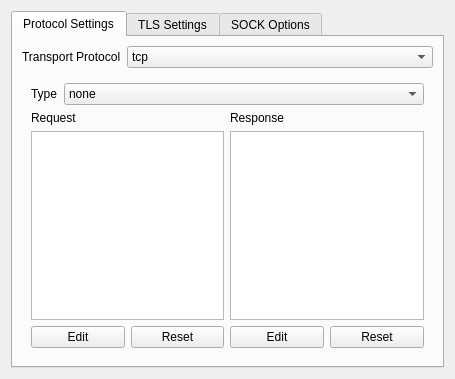
<?xml version="1.0" encoding="UTF-8"?>
<ui version="4.0">
 <class>StreamSettingsWidget</class>
 <widget class="QWidget" name="StreamSettingsWidget">
  <property name="geometry">
   <rect>
    <x>0</x>
    <y>0</y>
    <width>455</width>
    <height>379</height>
   </rect>
  </property>
  <property name="windowTitle">
   <string>Stream Settings Widget</string>
  </property>
  <layout class="QGridLayout" name="gridLayout">
   <item row="0" column="0">
    <widget class="QTabWidget" name="tabWidget">
     <property name="currentIndex">
      <number>0</number>
     </property>
     <widget class="QWidget" name="tab_3">
      <attribute name="title">
       <string>Protocol Settings</string>
      </attribute>
      <layout class="QGridLayout" name="gridLayout_3">
       <item row="1" column="0">
        <widget class="QStackedWidget" name="v2rayStackView">
         <property name="sizePolicy">
          <sizepolicy hsizetype="Minimum" vsizetype="Preferred">
           <horstretch>0</horstretch>
           <verstretch>0</verstretch>
          </sizepolicy>
         </property>
         <property name="minimumSize">
          <size>
           <width>1</width>
           <height>0</height>
          </size>
         </property>
         <property name="currentIndex">
          <number>0</number>
         </property>
         <widget class="QWidget" name="tcpStackPage">
          <layout class="QGridLayout" name="gridLayout_2" rowstretch="0,0,1,0">
           <item row="0" column="0" colspan="4">
            <layout class="QHBoxLayout" name="horizontalLayout" stretch="0,1">
             <item>
              <widget class="QLabel" name="label">
               <property name="text">
                <string>Type</string>
               </property>
              </widget>
             </item>
             <item>
              <widget class="QComboBox" name="tcpHeaderTypeCB">
               <item>
                <property name="text">
                 <string notr="true">none</string>
                </property>
               </item>
               <item>
                <property name="text">
                 <string notr="true">http</string>
                </property>
               </item>
              </widget>
             </item>
            </layout>
           </item>
           <item row="2" column="0" colspan="2">
            <widget class="QPlainTextEdit" name="tcpRequestTxt">
             <property name="sizePolicy">
              <sizepolicy hsizetype="Preferred" vsizetype="Preferred">
               <horstretch>0</horstretch>
               <verstretch>0</verstretch>
              </sizepolicy>
             </property>
             <property name="lineWrapMode">
              <enum>QPlainTextEdit::NoWrap</enum>
             </property>
             <property name="readOnly">
              <bool>true</bool>
             </property>
             <property name="plainText">
              <string/>
             </property>
             <property name="backgroundVisible">
              <bool>false</bool>
             </property>
             <property name="placeholderText">
              <string notr="true"/>
             </property>
            </widget>
           </item>
           <item row="2" column="2" colspan="2">
            <widget class="QPlainTextEdit" name="tcpRespTxt">
             <property name="sizePolicy">
              <sizepolicy hsizetype="Preferred" vsizetype="Preferred">
               <horstretch>0</horstretch>
               <verstretch>0</verstretch>
              </sizepolicy>
             </property>
             <property name="lineWrapMode">
              <enum>QPlainTextEdit::NoWrap</enum>
             </property>
             <property name="readOnly">
              <bool>true</bool>
             </property>
             <property name="plainText">
              <string/>
             </property>
             <property name="placeholderText">
              <string notr="true"/>
             </property>
            </widget>
           </item>
           <item row="3" column="0">
            <widget class="QPushButton" name="tcpRequestEditBtn">
             <property name="text">
              <string>Edit</string>
             </property>
            </widget>
           </item>
           <item row="3" column="1">
            <widget class="QPushButton" name="tcpRequestDefBtn">
             <property name="text">
              <string>Reset</string>
             </property>
            </widget>
           </item>
           <item row="3" column="2">
            <widget class="QPushButton" name="tcpResponseEditBtn">
             <property name="text">
              <string>Edit</string>
             </property>
            </widget>
           </item>
           <item row="3" column="3">
            <widget class="QPushButton" name="tcpRespDefBtn">
             <property name="text">
              <string>Reset</string>
             </property>
            </widget>
           </item>
           <item row="1" column="2" colspan="2">
            <widget class="QLabel" name="label_3">
             <property name="text">
              <string>Response</string>
             </property>
            </widget>
           </item>
           <item row="1" column="0" colspan="2">
            <widget class="QLabel" name="label_2">
             <property name="text">
              <string>Request</string>
             </property>
            </widget>
           </item>
          </layout>
         </widget>
         <widget class="QWidget" name="httpStackPage">
          <layout class="QFormLayout" name="formLayout_8">
           <item row="0" column="0">
            <widget class="QLabel" name="label_32">
             <property name="text">
              <string>Method</string>
             </property>
            </widget>
           </item>
           <item row="0" column="1">
            <widget class="QLineEdit" name="httpMethodTxt"/>
           </item>
           <item row="1" column="0">
            <widget class="QLabel" name="label_5">
             <property name="text">
              <string>Path</string>
             </property>
            </widget>
           </item>
           <item row="1" column="1">
            <widget class="QLineEdit" name="httpPathTxt">
             <property name="placeholderText">
              <string notr="true">/</string>
             </property>
            </widget>
           </item>
           <item row="2" column="0">
            <widget class="QLabel" name="label_4">
             <property name="text">
              <string>Host</string>
             </property>
            </widget>
           </item>
           <item row="2" column="1">
            <widget class="QPlainTextEdit" name="httpHostTxt">
             <property name="placeholderText">
              <string notr="true">myhost.mydomain.com</string>
             </property>
            </widget>
           </item>
           <item row="3" column="0" colspan="2">
            <widget class="QLabel" name="label_33">
             <property name="text">
              <string>Headers (TODO)</string>
             </property>
            </widget>
           </item>
          </layout>
         </widget>
         <widget class="QWidget" name="wsStackPage">
          <layout class="QGridLayout" name="gridLayout_9" rowstretch="0,0,1">
           <item row="0" column="0">
            <layout class="QFormLayout" name="formLayout_7">
             <item row="0" column="0">
              <widget class="QLabel" name="label_7">
               <property name="text">
                <string>Path</string>
               </property>
              </widget>
             </item>
             <item row="1" column="0">
              <widget class="QLabel" name="label_12">
               <property name="text">
                <string>Max Early Data</string>
               </property>
              </widget>
             </item>
             <item row="0" column="1">
              <widget class="QLineEdit" name="wsPathTxt">
               <property name="text">
                <string/>
               </property>
               <property name="placeholderText">
                <string notr="true">/wsPath</string>
               </property>
              </widget>
             </item>
             <item row="1" column="1">
              <widget class="QSpinBox" name="wsEarlyDataSB">
               <property name="minimum">
                <number>0</number>
               </property>
               <property name="maximum">
                <number>99999</number>
               </property>
               <property name="value">
                <number>1024</number>
               </property>
              </widget>
             </item>
             <item row="2" column="0">
              <widget class="QLabel" name="label_25">
               <property name="text">
                <string>Browser Forwarding</string>
               </property>
              </widget>
             </item>
             <item row="2" column="1">
              <widget class="QCheckBox" name="wsBrowserForwardCB">
               <property name="text">
                <string>Enabled</string>
               </property>
              </widget>
             </item>
             <item row="3" column="0">
              <widget class="QLabel" name="label_30">
               <property name="text">
                <string>Early Data Header</string>
               </property>
              </widget>
             </item>
             <item row="3" column="1">
              <widget class="QLineEdit" name="wsEarlyDataHeaderTxt"/>
             </item>
            </layout>
           </item>
           <item row="2" column="0">
            <widget class="QPlainTextEdit" name="wsHeadersTxt">
             <property name="placeholderText">
              <string notr="true">Key|Value</string>
             </property>
            </widget>
           </item>
           <item row="1" column="0">
            <widget class="QLabel" name="label_26">
             <property name="text">
              <string>Headers</string>
             </property>
            </widget>
           </item>
          </layout>
         </widget>
         <widget class="QWidget" name="mKCPStackPage">
          <layout class="QFormLayout" name="formLayout_5">
           <item row="0" column="0">
            <widget class="QLabel" name="label_16">
             <property name="text">
              <string>Header</string>
             </property>
            </widget>
           </item>
           <item row="0" column="1">
            <widget class="QComboBox" name="kcpHeaderType">
             <property name="sizePolicy">
              <sizepolicy hsizetype="MinimumExpanding" vsizetype="Fixed">
               <horstretch>0</horstretch>
               <verstretch>0</verstretch>
              </sizepolicy>
             </property>
             <item>
              <property name="text">
               <string notr="true">none</string>
              </property>
             </item>
             <item>
              <property name="text">
               <string notr="true">srtp</string>
              </property>
             </item>
             <item>
              <property name="text">
               <string notr="true">utp</string>
              </property>
             </item>
             <item>
              <property name="text">
               <string notr="true">wechat-video</string>
              </property>
             </item>
             <item>
              <property name="text">
               <string notr="true">dtls</string>
              </property>
             </item>
             <item>
              <property name="text">
               <string notr="true">wireguard</string>
              </property>
             </item>
            </widget>
           </item>
           <item row="1" column="0">
            <widget class="QLabel" name="label_13">
             <property name="text">
              <string>Seed</string>
             </property>
            </widget>
           </item>
           <item row="1" column="1">
            <widget class="QLineEdit" name="kcpSeedTxt"/>
           </item>
           <item row="2" column="0">
            <widget class="QLabel" name="label_23">
             <property name="text">
              <string>Capacity</string>
             </property>
             <property name="alignment">
              <set>Qt::AlignRight|Qt::AlignTrailing|Qt::AlignVCenter</set>
             </property>
            </widget>
           </item>
           <item row="2" column="1">
            <layout class="QHBoxLayout" name="horizontalLayout_5" stretch="1,1">
             <item>
              <widget class="QSpinBox" name="kcpUploadCapacSB">
               <property name="suffix">
                <string notr="true"> MB/s</string>
               </property>
               <property name="prefix">
                <string>Up: </string>
               </property>
               <property name="maximum">
                <number>4096</number>
               </property>
               <property name="value">
                <number>5</number>
               </property>
              </widget>
             </item>
             <item>
              <widget class="QSpinBox" name="kcpDownCapacitySB">
               <property name="minimumSize">
                <size>
                 <width>80</width>
                 <height>0</height>
                </size>
               </property>
               <property name="suffix">
                <string notr="true"> MB/s</string>
               </property>
               <property name="prefix">
                <string>Down: </string>
               </property>
               <property name="maximum">
                <number>4096</number>
               </property>
               <property name="value">
                <number>20</number>
               </property>
              </widget>
             </item>
            </layout>
           </item>
           <item row="3" column="0">
            <widget class="QLabel" name="label_22">
             <property name="text">
              <string>Buffer Size</string>
             </property>
             <property name="alignment">
              <set>Qt::AlignRight|Qt::AlignTrailing|Qt::AlignVCenter</set>
             </property>
            </widget>
           </item>
           <item row="3" column="1">
            <layout class="QHBoxLayout" name="horizontalLayout_6" stretch="1,1">
             <item>
              <widget class="QSpinBox" name="kcpWriteBufferSB">
               <property name="suffix">
                <string notr="true"> MB</string>
               </property>
               <property name="prefix">
                <string>Write Size: </string>
               </property>
               <property name="maximum">
                <number>1024</number>
               </property>
               <property name="value">
                <number>2</number>
               </property>
              </widget>
             </item>
             <item>
              <widget class="QSpinBox" name="kcpReadBufferSB">
               <property name="suffix">
                <string notr="true"> MB</string>
               </property>
               <property name="prefix">
                <string>Read Size: </string>
               </property>
               <property name="maximum">
                <number>1024</number>
               </property>
               <property name="value">
                <number>2</number>
               </property>
              </widget>
             </item>
            </layout>
           </item>
           <item row="4" column="0">
            <widget class="QLabel" name="label_24">
             <property name="text">
              <string>Congestion</string>
             </property>
            </widget>
           </item>
           <item row="4" column="1">
            <widget class="QCheckBox" name="kcpCongestionCB">
             <property name="text">
              <string>Congestion</string>
             </property>
            </widget>
           </item>
           <item row="5" column="0">
            <widget class="QLabel" name="label_15">
             <property name="text">
              <string>Options</string>
             </property>
            </widget>
           </item>
           <item row="5" column="1">
            <layout class="QHBoxLayout" name="horizontalLayout_3">
             <item>
              <widget class="QLabel" name="label_8">
               <property name="text">
                <string>MTU</string>
               </property>
              </widget>
             </item>
             <item>
              <widget class="QSpinBox" name="kcpMTU">
               <property name="sizePolicy">
                <sizepolicy hsizetype="MinimumExpanding" vsizetype="Fixed">
                 <horstretch>0</horstretch>
                 <verstretch>0</verstretch>
                </sizepolicy>
               </property>
               <property name="suffix">
                <string notr="true"> B</string>
               </property>
               <property name="minimum">
                <number>576</number>
               </property>
               <property name="maximum">
                <number>1460</number>
               </property>
               <property name="value">
                <number>1350</number>
               </property>
              </widget>
             </item>
             <item>
              <widget class="QLabel" name="label_10">
               <property name="text">
                <string>TTI</string>
               </property>
              </widget>
             </item>
             <item>
              <widget class="QSpinBox" name="kcpTTI">
               <property name="sizePolicy">
                <sizepolicy hsizetype="MinimumExpanding" vsizetype="Fixed">
                 <horstretch>0</horstretch>
                 <verstretch>0</verstretch>
                </sizepolicy>
               </property>
               <property name="suffix">
                <string notr="true"> ms</string>
               </property>
               <property name="minimum">
                <number>10</number>
               </property>
               <property name="maximum">
                <number>100</number>
               </property>
               <property name="value">
                <number>50</number>
               </property>
              </widget>
             </item>
            </layout>
           </item>
          </layout>
         </widget>
         <widget class="QWidget" name="dsStackPage">
          <layout class="QFormLayout" name="formLayout_2">
           <item row="0" column="0">
            <widget class="QLabel" name="label_17">
             <property name="text">
              <string>Path</string>
             </property>
            </widget>
           </item>
           <item row="0" column="1">
            <widget class="QLineEdit" name="dsPathTxt">
             <property name="text">
              <string/>
             </property>
             <property name="placeholderText">
              <string notr="true">/dsPath</string>
             </property>
            </widget>
           </item>
          </layout>
         </widget>
         <widget class="QWidget" name="quicStackPage">
          <layout class="QFormLayout" name="formLayout_3">
           <item row="0" column="0">
            <widget class="QLabel" name="label_18">
             <property name="text">
              <string>Security</string>
             </property>
            </widget>
           </item>
           <item row="0" column="1">
            <widget class="QComboBox" name="quicSecurityCB">
             <item>
              <property name="text">
               <string notr="true">none</string>
              </property>
             </item>
             <item>
              <property name="text">
               <string notr="true">aes-128-gcm</string>
              </property>
             </item>
             <item>
              <property name="text">
               <string notr="true">chacha20-poly1305</string>
              </property>
             </item>
            </widget>
           </item>
           <item row="1" column="0">
            <widget class="QLabel" name="label_19">
             <property name="text">
              <string>Key</string>
             </property>
            </widget>
           </item>
           <item row="1" column="1">
            <widget class="QLineEdit" name="quicKeyTxt">
             <property name="text">
              <string/>
             </property>
             <property name="placeholderText">
              <string>keys</string>
             </property>
            </widget>
           </item>
           <item row="2" column="0">
            <widget class="QLabel" name="label_20">
             <property name="text">
              <string>Headers</string>
             </property>
            </widget>
           </item>
           <item row="2" column="1">
            <widget class="QComboBox" name="quicHeaderTypeCB">
             <item>
              <property name="text">
               <string notr="true">none</string>
              </property>
             </item>
             <item>
              <property name="text">
               <string notr="true">srtp</string>
              </property>
             </item>
             <item>
              <property name="text">
               <string notr="true">utp</string>
              </property>
             </item>
             <item>
              <property name="text">
               <string notr="true">wechat-video</string>
              </property>
             </item>
             <item>
              <property name="text">
               <string notr="true">dtls</string>
              </property>
             </item>
             <item>
              <property name="text">
               <string notr="true">wireguard</string>
              </property>
             </item>
            </widget>
           </item>
           <item row="3" column="0">
            <spacer name="verticalSpacer_2">
             <property name="orientation">
              <enum>Qt::Vertical</enum>
             </property>
             <property name="sizeHint" stdset="0">
              <size>
               <width>20</width>
               <height>40</height>
              </size>
             </property>
            </spacer>
           </item>
          </layout>
         </widget>
         <widget class="QWidget" name="page">
          <layout class="QFormLayout" name="formLayout_6">
           <item row="0" column="0">
            <widget class="QLabel" name="label_11">
             <property name="text">
              <string>Service Name</string>
             </property>
            </widget>
           </item>
           <item row="0" column="1">
            <widget class="QLineEdit" name="grpcServiceNameTxt"/>
           </item>
          </layout>
         </widget>
        </widget>
       </item>
       <item row="0" column="0">
        <layout class="QHBoxLayout" name="horizontalLayout_2" stretch="0,1">
         <item>
          <widget class="QLabel" name="transportLabel">
           <property name="text">
            <string>Transport Protocol</string>
           </property>
          </widget>
         </item>
         <item>
          <widget class="QComboBox" name="transportCombo">
           <item>
            <property name="text">
             <string notr="true">tcp</string>
            </property>
           </item>
           <item>
            <property name="text">
             <string notr="true">http</string>
            </property>
           </item>
           <item>
            <property name="text">
             <string notr="true">ws</string>
            </property>
           </item>
           <item>
            <property name="text">
             <string notr="true">kcp</string>
            </property>
           </item>
           <item>
            <property name="text">
             <string notr="true">domainsocket</string>
            </property>
           </item>
           <item>
            <property name="text">
             <string notr="true">quic</string>
            </property>
           </item>
           <item>
            <property name="text">
             <string notr="true">grpc</string>
            </property>
           </item>
          </widget>
         </item>
        </layout>
       </item>
      </layout>
     </widget>
     <widget class="QWidget" name="tab">
      <attribute name="title">
       <string>TLS Settings</string>
      </attribute>
      <layout class="QFormLayout" name="formLayout">
       <item row="0" column="0">
        <widget class="QLabel" name="label_21">
         <property name="text">
          <string>Security Type</string>
         </property>
        </widget>
       </item>
       <item row="0" column="1">
        <widget class="QComboBox" name="securityTypeCB">
         <item>
          <property name="text">
           <string notr="true">None</string>
          </property>
         </item>
         <item>
          <property name="text">
           <string notr="true">TLS</string>
          </property>
         </item>
        </widget>
       </item>
       <item row="1" column="0" colspan="2">
        <widget class="QCheckBox" name="disableSessionResumptionCB">
         <property name="text">
          <string>Disable Session Resumption</string>
         </property>
         <property name="checked">
          <bool>false</bool>
         </property>
        </widget>
       </item>
       <item row="2" column="0" colspan="2">
        <widget class="QCheckBox" name="disableSystemRoot">
         <property name="text">
          <string>Disable System Root Certificates</string>
         </property>
        </widget>
       </item>
       <item row="3" column="0">
        <widget class="QLabel" name="label_6">
         <property name="text">
          <string>Server Address (SNI)</string>
         </property>
        </widget>
       </item>
       <item row="3" column="1">
        <widget class="QLineEdit" name="serverNameTxt"/>
       </item>
       <item row="4" column="0">
        <widget class="QLabel" name="label_14">
         <property name="text">
          <string>ALPN</string>
         </property>
        </widget>
       </item>
       <item row="4" column="1">
        <widget class="QLineEdit" name="alpnTxt"/>
       </item>
       <item row="5" column="0">
        <widget class="QLabel" name="label_9">
         <property name="text">
          <string>Certificates</string>
         </property>
        </widget>
       </item>
       <item row="5" column="1">
        <widget class="QPushButton" name="openCertEditorBtn">
         <property name="enabled">
          <bool>false</bool>
         </property>
         <property name="toolTip">
          <string notr="true">Not Implemented</string>
         </property>
         <property name="text">
          <string>Open Certificate Editor</string>
         </property>
        </widget>
       </item>
      </layout>
     </widget>
     <widget class="QWidget" name="tab_2">
      <attribute name="title">
       <string>SOCK Options</string>
      </attribute>
      <layout class="QFormLayout" name="formLayout_4">
       <item row="0" column="0">
        <widget class="QLabel" name="label_28">
         <property name="text">
          <string>Mark</string>
         </property>
        </widget>
       </item>
       <item row="0" column="1">
        <widget class="QSpinBox" name="soMarkSpinBox">
         <property name="maximum">
          <number>255</number>
         </property>
        </widget>
       </item>
       <item row="1" column="0">
        <widget class="QLabel" name="label_29">
         <property name="text">
          <string>TCP Fast Open</string>
         </property>
        </widget>
       </item>
       <item row="1" column="1">
        <widget class="QCheckBox" name="tcpFastOpenCB">
         <property name="text">
          <string>Enabled</string>
         </property>
        </widget>
       </item>
       <item row="2" column="0">
        <widget class="QLabel" name="label_27">
         <property name="text">
          <string>tProxy Mode</string>
         </property>
        </widget>
       </item>
       <item row="2" column="1">
        <widget class="QComboBox" name="tProxyCB">
         <item>
          <property name="text">
           <string notr="true">off</string>
          </property>
         </item>
         <item>
          <property name="text">
           <string notr="true">redirect</string>
          </property>
         </item>
         <item>
          <property name="text">
           <string notr="true">tproxy</string>
          </property>
         </item>
        </widget>
       </item>
       <item row="3" column="1">
        <widget class="QSpinBox" name="tcpKeepAliveIntervalSB">
         <property name="minimum">
          <number>0</number>
         </property>
         <property name="maximum">
          <number>2147483647</number>
         </property>
        </widget>
       </item>
       <item row="3" column="0">
        <widget class="QLabel" name="label_31">
         <property name="text">
          <string>KeepAlive Interval</string>
         </property>
        </widget>
       </item>
      </layout>
     </widget>
    </widget>
   </item>
  </layout>
 </widget>
 <tabstops>
  <tabstop>tabWidget</tabstop>
  <tabstop>transportCombo</tabstop>
  <tabstop>tcpHeaderTypeCB</tabstop>
  <tabstop>tcpRequestTxt</tabstop>
  <tabstop>tcpRespTxt</tabstop>
  <tabstop>tcpRequestEditBtn</tabstop>
  <tabstop>tcpRequestDefBtn</tabstop>
  <tabstop>tcpResponseEditBtn</tabstop>
  <tabstop>tcpRespDefBtn</tabstop>
  <tabstop>wsHeadersTxt</tabstop>
  <tabstop>kcpUploadCapacSB</tabstop>
  <tabstop>kcpDownCapacitySB</tabstop>
  <tabstop>dsPathTxt</tabstop>
  <tabstop>quicSecurityCB</tabstop>
  <tabstop>quicKeyTxt</tabstop>
  <tabstop>quicHeaderTypeCB</tabstop>
  <tabstop>serverNameTxt</tabstop>
  <tabstop>soMarkSpinBox</tabstop>
  <tabstop>tcpFastOpenCB</tabstop>
  <tabstop>tProxyCB</tabstop>
 </tabstops>
 <resources/>
 <connections/>
</ui>
